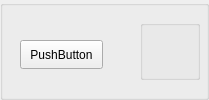
       <widget class="QGroupBox" name="groupBox_p107">
        <property name="minimumSize">
         <size>
          <width>170</width>
          <height>100</height>
         </size>
        </property>
        <property name="title">
         <string/>
        </property>
        <widget class="QPushButton" name="pushButton_p107">
         <property name="geometry">
          <rect>
           <x>20</x>
           <y>40</y>
           <width>83</width>
           <height>29</height>
          </rect>
         </property>
         <property name="text">
          <string>PushButton</string>
         </property>
        </widget>
        <widget class="QGroupBox" name="groupBox_p107info">
         <property name="geometry">
          <rect>
           <x>140</x>
           <y>20</y>
           <width>60</width>
           <height>60</height>
          </rect>
         </property>
         <property name="title">
          <string/>
         </property>
         <widget class="QLabel" name="label_p107attack">
          <property name="geometry">
           <rect>
            <x>0</x>
            <y>0</y>
            <width>30</width>
            <height>30</height>
           </rect>
          </property>
          <property name="text">
           <string/>
          </property>
         </widget>
         <widget class="QLabel" name="label_p107hp">
          <property name="geometry">
           <rect>
            <x>30</x>
            <y>0</y>
            <width>30</width>
            <height>30</height>
           </rect>
          </property>
          <property name="text">
           <string/>
          </property>
         </widget>
         <widget class="QLabel" name="label_p107mobility">
          <property name="geometry">
           <rect>
            <x>0</x>
            <y>30</y>
            <width>30</width>
            <height>30</height>
           </rect>
          </property>
          <property name="text">
           <string/>
          </property>
         </widget>
         <widget class="QLabel" name="label_p107range">
          <property name="geometry">
           <rect>
            <x>30</x>
            <y>30</y>
            <width>30</width>
            <height>30</height>
           </rect>
          </property>
          <property name="text">
           <string/>
          </property>
         </widget>
        </widget>
        <widget class="QLabel" name="label_p107type">
         <property name="geometry">
          <rect>
           <x>90</x>
           <y>40</y>
           <width>30</width>
           <height>30</height>
          </rect>
         </property>
         <property name="styleSheet">
          <string notr="true"/>
         </property>
         <property name="text">
          <string/>
         </property>
        </widget>
       </widget>
